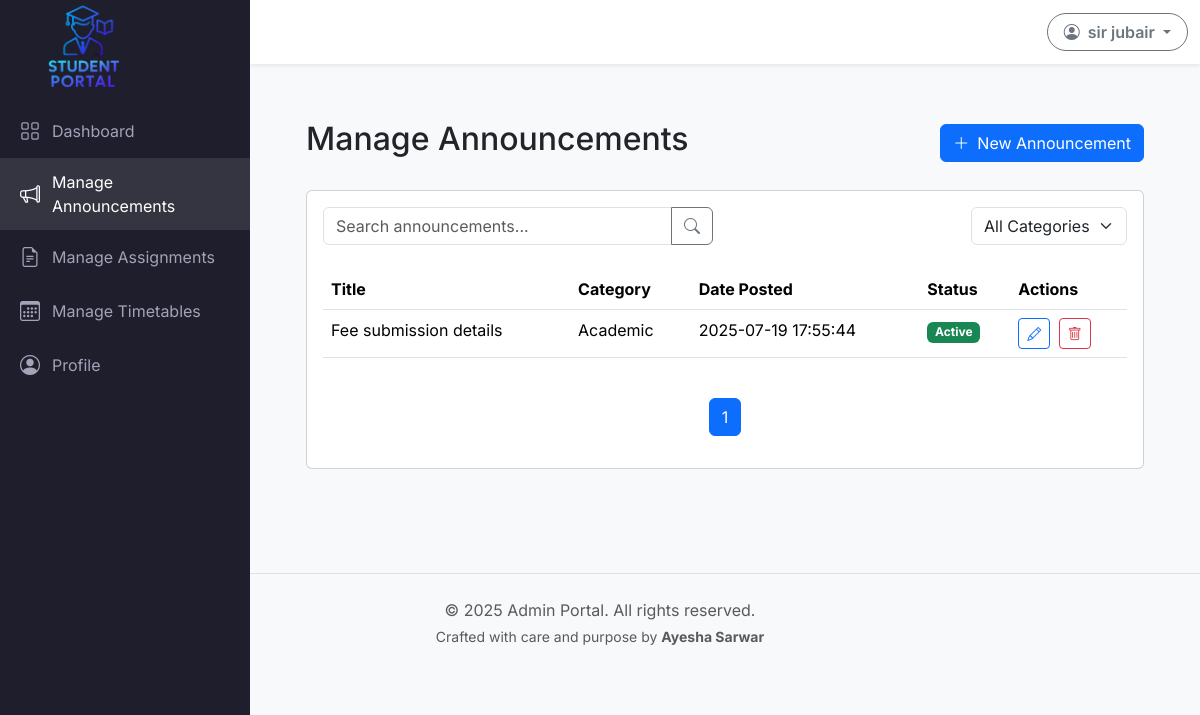
The app's page /admin/manage_announcements.php (signed in) with its own data.
### tables this page shows
CREATE TABLE `announcements` (
  `id` int(11) NOT NULL,
  `title` varchar(255) NOT NULL,
  `category` enum('Academic','Event','General') NOT NULL,
  `content` text NOT NULL,
  `status` enum('Active','Inactive') NOT NULL DEFAULT 'Active',
  `created_at` datetime NOT NULL DEFAULT current_timestamp()
);

### admin/manage_announcements.php (the view, shortened to what this page needs)
<?php
require_once '../admin_includes/header.php';
require_once '../admin_includes/sidebar.php';
require_once '../admin_includes/navbar.php';
$perPage = 5;
$page = isset($_GET['page']) ? max(1, intval($_GET['page'])) : 1;
$offset = ($page - 1) * $perPage;
$categoryFilter = isset($_GET['category']) && $_GET['category'] !== 'all' ? $_GET['category'] : null;
$conn = $GLOBALS['conn'];
$countQuery = "SELECT COUNT(*) as cnt FROM announcements";
$totalResult = mysqli_query($conn, $countQuery);
$totalRow = mysqli_fetch_assoc($totalResult);
$totalAnnouncements = $totalRow['cnt'];
$totalPages = ceil($totalAnnouncements / $perPage);
$query = "SELECT * FROM announcements";
$query .= " ORDER BY created_at DESC LIMIT $perPage OFFSET $offset";
$announcements = mysqli_query($conn, $query);
?>
<div class="main-content">
    <div class="container-fluid p-4">
        <div class="d-flex justify-content-between align-items-center mb-4">
            <h2>Manage Announcements</h2>
            <button class="btn btn-primary" data-bs-toggle="modal" data-bs-target="#addAnnouncementModal">
                <i class="bi bi-plus-lg me-2"></i>New Announcement
            </button>
        </div>
        <div class="card">
            <div class="card-body">
                <div class="row mb-4">
                    <div class="col-md-6">
                        <div class="input-group">
                            <input type="text" class="form-control" placeholder="Search announcements...">
                            <button class="btn btn-outline-secondary" type="button">
                                <i class="bi bi-search"></i>
                            </button>
                        </div>
                    </div>
                    <div class="col-md-6 text-md-end mt-3 mt-md-0">
                        <select class="form-select w-auto d-inline-block" id="categoryFilter">
                            <option value="all" <?= !$categoryFilter ? 'selected' : '' ?>>All Categories</option>
                        </select>
                    </div>
                </div>
                <div class="table-responsive">
                    <table class="table table-hover">
                        <thead>
                            <tr>
                                <th>Title</th>
                                <th>Category</th>
                                <th>Date Posted</th>
                                <th>Status</th>
                                <th>Actions</th>
                            </tr>
                        </thead>
                        <tbody>
                        <?php while ($row = mysqli_fetch_assoc($announcements)): ?>
                            <tr>
                                <td><?= htmlspecialchars($row['title']) ?></td>
                                <td><?= htmlspecialchars($row['category']) ?></td>
                                <td><?= htmlspecialchars($row['created_at']) ?></td>
                                <td><span class="badge bg-<?= $row['status'] === 'Active' ? 'success' : 'secondary' ?>"><?= htmlspecialchars($row['status']) ?></span></td>
                                <td>
                                    <button class="btn btn-sm btn-outline-primary me-1" data-bs-toggle="modal" data-bs-target="#editAnnouncementModal" data-id="<?= $row['id'] ?>" data-title="<?= htmlspecialchars($row['title']) ?>" data-category="<?= htmlspecialchars($row['category']) ?>" data-content="<?= htmlspecialchars($row['content']) ?>" data-status="<?= htmlspecialchars($row['status']) ?>">
                                        <i class="bi bi-pencil"></i>
                                    </button>
                                    <form method="POST" action="../controllers/announcement_controller.php" style="display:inline-block;">
                                        <button type="submit" class="btn btn-sm btn-outline-danger" onclick="return confirm('Are you sure?')"><i class="bi bi-trash"></i></button>
                                    </form>
                                </td>
                            </tr>
                        <?php endwhile; ?>
                        </tbody>
                    </table>
                </div>
                <nav class="mt-4">
                    <ul class="pagination justify-content-center">
                        <?php for ($i = 1; $i <= $totalPages; $i++): ?>
                            <li class="page-item <?= $i === $page ? 'active' : '' ?>">
                                <a class="page-link" href="?page=<?= $i ?><?= $categoryFilter ? '&category=' . urlencode($categoryFilter) : '' ?>">
                                    <?= $i ?>
                                </a>
                            </li>
                        <?php endfor; ?>
                    </ul>
                </nav>
            </div>
        </div>
    </div>
</div>
<?php require_once '../admin_includes/footer.php'; ?>

### admin_includes/header.php (style rules this page uses)
body { font-family: 'Inter', sans-serif; background-color: #f8f9fa; }
.main-content { margin-left: 250px; padding: 2rem; }

### records on screen
announcements: title "Fee submission details", category "Academic", created_at "2025-07-19 17:55:44", status "Active"

### other values on screen
$_SESSION['full_name'] "sir jubair"
